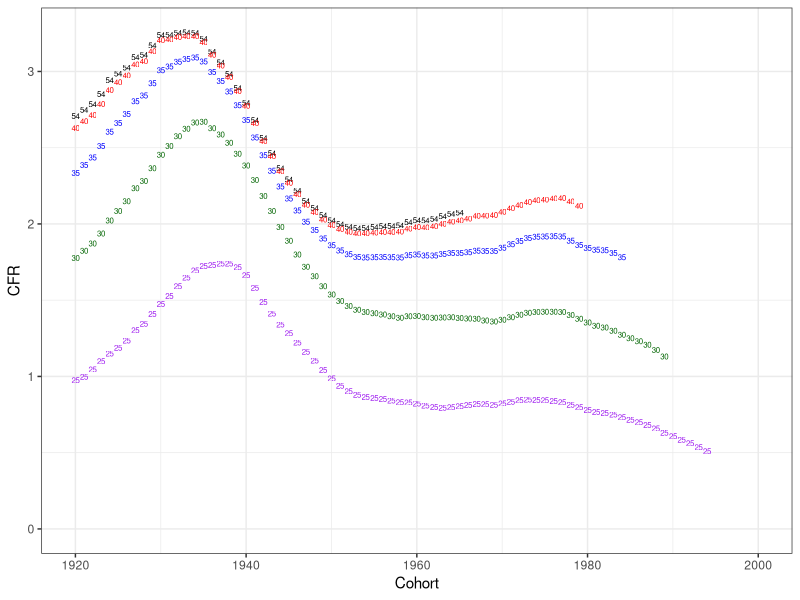
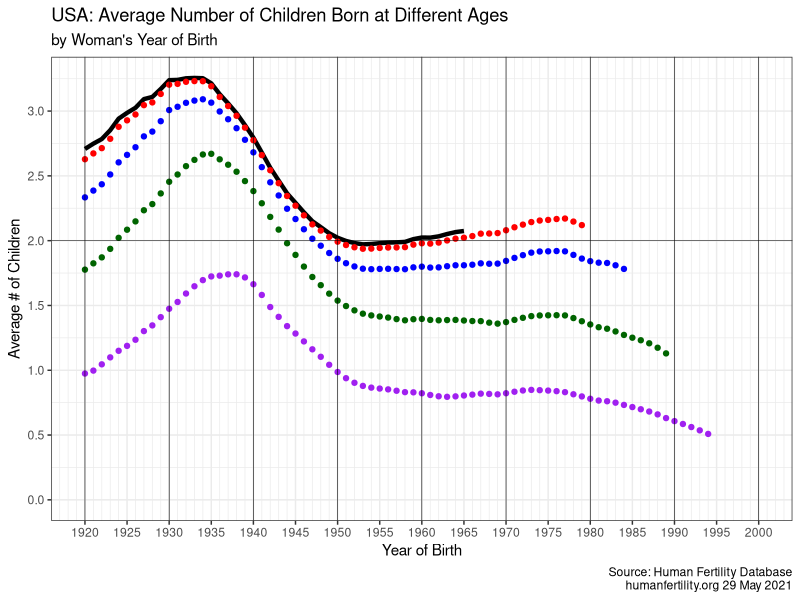

These charts were generated, in order, by the following R code:
library(tidyverse)

rm(list=ls())

D = read.table(file='USAasfrTRbo.txt',
               skip=2, header=TRUE, na.strings = '.') %>%
    filter( !(Age %in% c('12-','55+'))) %>% 
    as_tibble() %>% 
    group_by(Cohort) %>% 
    mutate(   a   = as.numeric(as.character(Age))) %>% 
    summarize(H     = paste(max(a)),
              L     = paste(min(a)),
              CFR25 = ifelse(L==13 & H>=25,sum(ASFR[a<25])/2,NA),
              CFR30 = ifelse(L==13 & H>=30,sum(ASFR[a<30])/2,NA),
              CFR35 = ifelse(L==13 & H>=35,sum(ASFR[a<35])/2,NA),
              CFR40 = ifelse(L==13 & H>=40,sum(ASFR[a<40])/2,NA),
              CFR45 = ifelse(L==13 & H>=45,sum(ASFR[a<45])/2,NA),
              CFR   = ifelse(L==13 & H==54,sum(ASFR)/2,NA))



ggplot(data=filter(D, Cohort %in% 1920:2000)) +
   geom_text(size=2,aes(x=Cohort, y=CFR, label=H)) +
   theme_bw() +
   scale_y_continuous(limits=range(0,D$CFR,na.rm=TRUE)) +
   geom_text(size=2,aes(x=Cohort, y=CFR40, label='40'), color='red') +
   geom_text(size=2,aes(x=Cohort, y=CFR35, label='35'), color='blue') +
   geom_text(size=2,aes(x=Cohort, y=CFR30, label='30'), color='darkgreen') + 
   geom_text(size=2,aes(x=Cohort, y=CFR25, label='25'), color='purple')  
    
cfr_plot =
    ggplot(data=filter(D, Cohort %in% 1920:2000)) +
        geom_line(size=1.5,aes(x=Cohort, y=CFR)) +
        theme_bw() +
        scale_y_continuous(limits=range(0,D$CFR,na.rm=TRUE),
                           breaks=seq(0,3.5,0.5)) +
        scale_x_continuous(breaks=seq(1920,2000,5),
                           minor_breaks = 1910:2010) +
        geom_point(size=1.5,aes(x=Cohort, y=CFR40), color='red') +
        geom_point(size=1.5,aes(x=Cohort, y=CFR35), color='blue') +
        geom_point(size=1.5,aes(x=Cohort, y=CFR30), color='darkgreen') + 
        geom_point(size=1.5,aes(x=Cohort, y=CFR25), color='purple') +
        geom_vline(xintercept = seq(1920,2000,10),size=0.2) +
        geom_hline(yintercept = 2,size=0.2) +
        labs(title='USA: Average Number of Children Born at Different Ages',
             subtitle='by Woman\'s Year of Birth',
             x = 'Year of Birth',
             y = 'Average # of Children',
             caption = 'Source: Human Fertility Database\nhumanfertility.org 29 May 2021')

print( cfr_plot )

# add small regression lines for last 10 available cohorts,
# extending to next 5

# age 40

reg_width = 1.5
reg_alpha = 0.5

tmp = D %>% 
        filter(is.finite(CFR40)) %>% 
        arrange(Cohort) %>% 
        select(Cohort, CFR40) %>% 
        tail(10)

new = tibble( Cohort= max(tmp$Cohort) + seq(-9,5,1)) 
fit = lm( CFR40 ~ Cohort, data=tmp)

new$CFR40 = predict(fit, new)

cfr_plot = 
    cfr_plot +
    geom_line(data=new, aes(x=Cohort,y=CFR40), color='red',
              size=reg_width, lty=1, alpha=reg_alpha)


# age 35

tmp = D %>% 
    filter(is.finite(CFR35)) %>% 
    arrange(Cohort) %>% 
    select(Cohort, CFR35) %>% 
    tail(10)

new = tibble( Cohort= max(tmp$Cohort) + seq(-9,5,1)) 
fit = lm( CFR35 ~ Cohort, data=tmp)

new$CFR35 = predict(fit, new)

cfr_plot = 
    cfr_plot +
    geom_line(data=new, aes(x=Cohort,y=CFR35), color='blue',
              size=reg_width, lty=1, alpha=reg_alpha)

# age 30

tmp = D %>% 
    filter(is.finite(CFR30)) %>% 
    arrange(Cohort) %>% 
    select(Cohort, CFR30) %>% 
    tail(10)

new = tibble( Cohort= max(tmp$Cohort) + seq(-9,5,1)) 
fit = lm( CFR30 ~ Cohort, data=tmp)

new$CFR30 = predict(fit, new)

cfr_plot = 
    cfr_plot +
    geom_line(data=new, aes(x=Cohort,y=CFR30), color='darkgreen',
              size=reg_width, lty=1, alpha=reg_alpha)


# age 25

tmp = D %>% 
    filter(is.finite(CFR25)) %>% 
    arrange(Cohort) %>% 
    select(Cohort, CFR25) %>% 
    tail(10)

new = tibble( Cohort= max(tmp$Cohort) + seq(-9,5,1)) 
fit = lm( CFR25 ~ Cohort, data=tmp)

new$CFR25 = predict(fit, new)

cfr_plot = 
    cfr_plot +
    geom_line(data=new, aes(x=Cohort,y=CFR25), color='purple',
              size=reg_width, lty=1, alpha=reg_alpha)

# add labels

cfr_plot = cfr_plot +
    geom_text(x=1995, y=0.3, label='Age 25', color='purple') +
    geom_text(x=1990, y=1.0, label='Age 30', color='darkgreen') +
    geom_text(x=1985, y=1.6, label='Age 35', color='blue') +
    geom_text(x=1980, y=2.3, label='Age 40', color='red') +
    geom_text(x=1945, y=3.2, label='Completed (Age 55)', color='black') 
    
    

ggsave(filename='USA-CFR.png', plot=cfr_plot,
       height=6, width=8, dpi=300)

## second version with 2010 observations highlighted

cfr_plot = 
  cfr_plot +
  geom_point(data=filter(D,Cohort+55==2010),
             aes(x=Cohort,y=CFR),
             size=6, color='black',alpha=.50)

hue = c('25'='purple',
        '30'='darkgreen',
        '35'='blue',
        '40'='red')

for (x in c(25,30,35,40)) {
  tmp = filter(D, Cohort + x ==2010)
  cfr_plot = 
    cfr_plot +
    geom_point(data=tmp,
               aes_string(x='Cohort',y=paste0('CFR',x)),
               size=6, color=hue[paste(x)],alpha=.50)
}


ggsave(filename='USA-CFR2.png', plot=cfr_plot,
       height=6, width=8, dpi=300)

